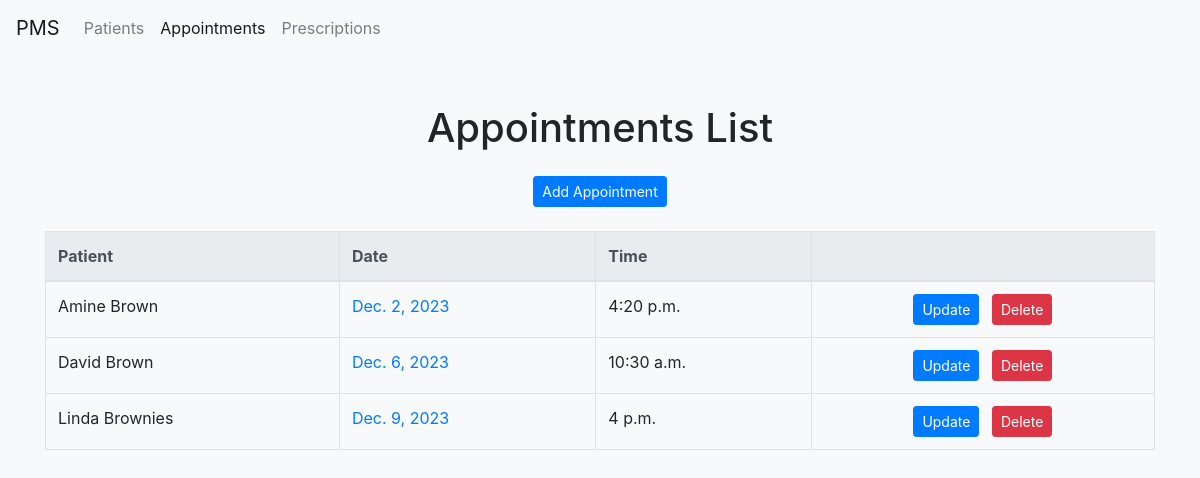
The page /PMS/appointment/ on the database as committed earlier.
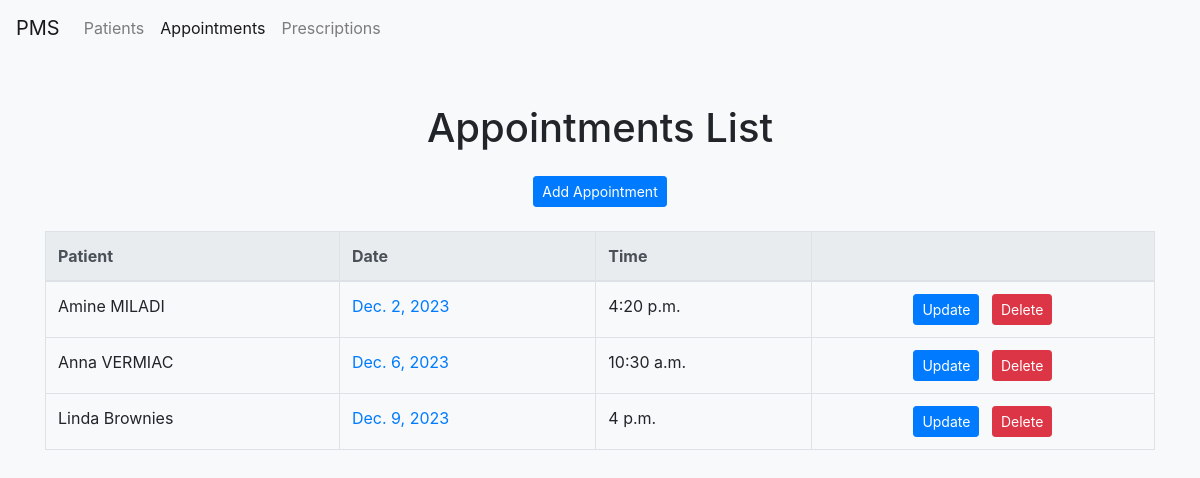
The same page on the database as committed later.
### PMS/models.py (models this page shows, shortened)
class Appointment(models.Model):
    patientId = models.ForeignKey(Patient, on_delete=models.CASCADE)
    date = models.DateField()
    time = models.TimeField()

class Patient(models.Model):
    cin = models.CharField(max_length=8, unique=True)
    name = models.CharField(max_length=30)
    sex = models.CharField(max_length=1)
    age = models.IntegerField()

### PMS/views.py (the view)
# urls.py: path("appointment/", AppointmentList.as_view(), name='appointment_list'),
class AppointmentList(View):
    template_name = 'pms/appointment/appointment_list.html'
    def get(self, request, *args, **kwargs):
        appointments = Appointment.objects.all()
        return render(request, self.template_name, {'appointments': appointments})

### PMS/templates/pms/appointment/appointment_list.html (shortened to what this page needs)
{% extends 'pms/base.html' %}
{% block content %}
    <h1 class="mb-4 text-center">Appointments List</h1>
    <div class="text-center mb-4">
        <a href="{% url 'appointment_create' %}" class="btn btn-primary btn-sm">Add Appointment</a>
    </div>
    <table class="table table-bordered">
        <thead class="thead-light">
            <tr>
                <th scope="col">Patient</th>
                <th scope="col">Date</th>
                <th scope="col">Time</th>
                <th scope="col">&nbsp;</th>
            </tr>
        </thead>
        <tbody>
            {% for appointment in appointments %}
                <tr>
                    <td>{{ appointment.patientId.name }}</td>
                    <td>
                        <a href="{% url 'appointment_detail' pk=appointment.pk %}">
                        {{ appointment.date }}
                        </a>
                    </td>
                    <td>{{ appointment.time }}</td>
                    <td class="text-center">
                        <a href="{% url 'appointment_update' pk=appointment.pk %}" class="btn btn-primary btn-sm mr-2">Update</a>
                        <a href="{% url 'appointment_delete' pk=appointment.pk %}" class="btn btn-danger btn-sm">Delete</a>
                    </td>
                </tr>
            {% endfor %}
        </tbody>
    </table>
{% endblock %}

Rows that differ between the two databases and show on the page:
changed through a linked row, Appointment: patientId.name "Amine Brown" → "Amine MILADI"
changed through a linked row, Appointment: patientId.name "David Brown" → "Anna VERMIAC"
